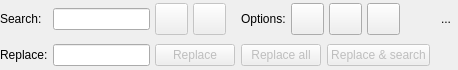
<?xml version="1.0" encoding="UTF-8"?>
<ui version="4.0">
 <class>SearchReplaceWidget</class>
 <widget class="QWidget" name="SearchReplaceWidget">
  <property name="geometry">
   <rect>
    <x>0</x>
    <y>0</y>
    <width>458</width>
    <height>70</height>
   </rect>
  </property>
  <property name="sizePolicy">
   <sizepolicy hsizetype="Expanding" vsizetype="Fixed">
    <horstretch>0</horstretch>
    <verstretch>0</verstretch>
   </sizepolicy>
  </property>
  <property name="windowTitle">
   <string>Form</string>
  </property>
  <layout class="QGridLayout" name="gridLayout">
   <property name="leftMargin">
    <number>0</number>
   </property>
   <property name="topMargin">
    <number>0</number>
   </property>
   <property name="rightMargin">
    <number>0</number>
   </property>
   <property name="bottomMargin">
    <number>0</number>
   </property>
   <property name="horizontalSpacing">
    <number>5</number>
   </property>
   <item row="0" column="0">
    <widget class="QLabel" name="search_lbl">
     <property name="minimumSize">
      <size>
       <width>0</width>
       <height>0</height>
      </size>
     </property>
     <property name="text">
      <string>Search:</string>
     </property>
    </widget>
   </item>
   <item row="0" column="1">
    <widget class="QLineEdit" name="search_edt">
     <property name="clearButtonEnabled">
      <bool>true</bool>
     </property>
    </widget>
   </item>
   <item row="0" column="2">
    <layout class="QHBoxLayout" name="horizontalLayout">
     <property name="spacing">
      <number>5</number>
     </property>
     <item>
      <widget class="QToolButton" name="previous_tb">
       <property name="enabled">
        <bool>false</bool>
       </property>
       <property name="sizePolicy">
        <sizepolicy hsizetype="Fixed" vsizetype="Preferred">
         <horstretch>0</horstretch>
         <verstretch>0</verstretch>
        </sizepolicy>
       </property>
       <property name="font">
        <font>
         <pointsize>8</pointsize>
        </font>
       </property>
       <property name="toolTip">
        <string>Find previous</string>
       </property>
       <property name="text">
        <string/>
       </property>
       <property name="icon">
        <iconset resource="../../res/resources.qrc">
         <normaloff>:/icons/icons/previous.png</normaloff>:/icons/icons/previous.png</iconset>
       </property>
       <property name="iconSize">
        <size>
         <width>25</width>
         <height>25</height>
        </size>
       </property>
       <property name="shortcut">
        <string>Shift+F3</string>
       </property>
       <property name="toolButtonStyle">
        <enum>Qt::ToolButtonStyle::ToolButtonIconOnly</enum>
       </property>
      </widget>
     </item>
     <item>
      <widget class="QToolButton" name="next_tb">
       <property name="enabled">
        <bool>false</bool>
       </property>
       <property name="sizePolicy">
        <sizepolicy hsizetype="Fixed" vsizetype="Preferred">
         <horstretch>0</horstretch>
         <verstretch>0</verstretch>
        </sizepolicy>
       </property>
       <property name="font">
        <font>
         <pointsize>8</pointsize>
        </font>
       </property>
       <property name="toolTip">
        <string>Find next</string>
       </property>
       <property name="text">
        <string/>
       </property>
       <property name="icon">
        <iconset resource="../../res/resources.qrc">
         <normaloff>:/icons/icons/next.png</normaloff>:/icons/icons/next.png</iconset>
       </property>
       <property name="iconSize">
        <size>
         <width>25</width>
         <height>25</height>
        </size>
       </property>
       <property name="shortcut">
        <string>F3</string>
       </property>
       <property name="toolButtonStyle">
        <enum>Qt::ToolButtonStyle::ToolButtonIconOnly</enum>
       </property>
      </widget>
     </item>
     <item>
      <widget class="QLabel" name="search_lbl_2">
       <property name="minimumSize">
        <size>
         <width>0</width>
         <height>0</height>
        </size>
       </property>
       <property name="text">
        <string>Options:</string>
       </property>
       <property name="margin">
        <number>0</number>
       </property>
       <property name="indent">
        <number>10</number>
       </property>
      </widget>
     </item>
     <item>
      <widget class="QToolButton" name="case_sensitive_tb">
       <property name="enabled">
        <bool>true</bool>
       </property>
       <property name="sizePolicy">
        <sizepolicy hsizetype="Fixed" vsizetype="Preferred">
         <horstretch>0</horstretch>
         <verstretch>0</verstretch>
        </sizepolicy>
       </property>
       <property name="font">
        <font>
         <pointsize>8</pointsize>
        </font>
       </property>
       <property name="toolTip">
        <string>Case sensitive</string>
       </property>
       <property name="text">
        <string/>
       </property>
       <property name="icon">
        <iconset resource="../../res/resources.qrc">
         <normaloff>:/icons/icons/casesensitive.png</normaloff>:/icons/icons/casesensitive.png</iconset>
       </property>
       <property name="iconSize">
        <size>
         <width>25</width>
         <height>25</height>
        </size>
       </property>
       <property name="checkable">
        <bool>true</bool>
       </property>
       <property name="toolButtonStyle">
        <enum>Qt::ToolButtonStyle::ToolButtonIconOnly</enum>
       </property>
      </widget>
     </item>
     <item>
      <widget class="QToolButton" name="regexp_tb">
       <property name="enabled">
        <bool>true</bool>
       </property>
       <property name="sizePolicy">
        <sizepolicy hsizetype="Fixed" vsizetype="Preferred">
         <horstretch>0</horstretch>
         <verstretch>0</verstretch>
        </sizepolicy>
       </property>
       <property name="font">
        <font>
         <pointsize>8</pointsize>
        </font>
       </property>
       <property name="toolTip">
        <string>Regular expression</string>
       </property>
       <property name="text">
        <string/>
       </property>
       <property name="icon">
        <iconset resource="../../res/resources.qrc">
         <normaloff>:/icons/icons/regexp.png</normaloff>:/icons/icons/regexp.png</iconset>
       </property>
       <property name="iconSize">
        <size>
         <width>25</width>
         <height>25</height>
        </size>
       </property>
       <property name="checkable">
        <bool>true</bool>
       </property>
       <property name="toolButtonStyle">
        <enum>Qt::ToolButtonStyle::ToolButtonIconOnly</enum>
       </property>
      </widget>
     </item>
     <item>
      <widget class="QToolButton" name="all_words_tb">
       <property name="enabled">
        <bool>true</bool>
       </property>
       <property name="sizePolicy">
        <sizepolicy hsizetype="Fixed" vsizetype="Preferred">
         <horstretch>0</horstretch>
         <verstretch>0</verstretch>
        </sizepolicy>
       </property>
       <property name="font">
        <font>
         <pointsize>8</pointsize>
        </font>
       </property>
       <property name="toolTip">
        <string>Whole words</string>
       </property>
       <property name="text">
        <string/>
       </property>
       <property name="icon">
        <iconset resource="../../res/resources.qrc">
         <normaloff>:/icons/icons/wholeword.png</normaloff>:/icons/icons/wholeword.png</iconset>
       </property>
       <property name="iconSize">
        <size>
         <width>25</width>
         <height>25</height>
        </size>
       </property>
       <property name="checkable">
        <bool>true</bool>
       </property>
       <property name="toolButtonStyle">
        <enum>Qt::ToolButtonStyle::ToolButtonIconOnly</enum>
       </property>
      </widget>
     </item>
     <item>
      <spacer name="horizontalSpacer_2">
       <property name="orientation">
        <enum>Qt::Orientation::Horizontal</enum>
       </property>
       <property name="sizeHint" stdset="0">
        <size>
         <width>40</width>
         <height>20</height>
        </size>
       </property>
      </spacer>
     </item>
     <item>
      <widget class="QToolButton" name="hide_tb">
       <property name="toolTip">
        <string>Hide this widget</string>
       </property>
       <property name="text">
        <string>...</string>
       </property>
       <property name="icon">
        <iconset resource="../../res/resources.qrc">
         <normaloff>:/icons/icons/closetab.png</normaloff>:/icons/icons/closetab.png</iconset>
       </property>
       <property name="iconSize">
        <size>
         <width>20</width>
         <height>20</height>
        </size>
       </property>
       <property name="autoRaise">
        <bool>true</bool>
       </property>
      </widget>
     </item>
    </layout>
   </item>
   <item row="1" column="0">
    <widget class="QLabel" name="replace_lbl">
     <property name="minimumSize">
      <size>
       <width>0</width>
       <height>0</height>
      </size>
     </property>
     <property name="text">
      <string>Replace:</string>
     </property>
    </widget>
   </item>
   <item row="1" column="1">
    <widget class="QLineEdit" name="replace_edt">
     <property name="clearButtonEnabled">
      <bool>true</bool>
     </property>
    </widget>
   </item>
   <item row="1" column="2">
    <widget class="QWidget" name="replace_btns_parent" native="true">
     <property name="minimumSize">
      <size>
       <width>0</width>
       <height>0</height>
      </size>
     </property>
     <layout class="QHBoxLayout" name="horizontalLayout_2">
      <property name="leftMargin">
       <number>0</number>
      </property>
      <property name="topMargin">
       <number>0</number>
      </property>
      <property name="rightMargin">
       <number>0</number>
      </property>
      <property name="bottomMargin">
       <number>0</number>
      </property>
      <item>
       <widget class="QPushButton" name="replace_tb">
        <property name="enabled">
         <bool>false</bool>
        </property>
        <property name="sizePolicy">
         <sizepolicy hsizetype="Fixed" vsizetype="Fixed">
          <horstretch>0</horstretch>
          <verstretch>0</verstretch>
         </sizepolicy>
        </property>
        <property name="toolTip">
         <string>Replace one occurrence</string>
        </property>
        <property name="text">
         <string>Replace</string>
        </property>
        <property name="iconSize">
         <size>
          <width>20</width>
          <height>20</height>
         </size>
        </property>
       </widget>
      </item>
      <item>
       <widget class="QPushButton" name="replace_all_tb">
        <property name="enabled">
         <bool>false</bool>
        </property>
        <property name="sizePolicy">
         <sizepolicy hsizetype="Fixed" vsizetype="Fixed">
          <horstretch>0</horstretch>
          <verstretch>0</verstretch>
         </sizepolicy>
        </property>
        <property name="toolTip">
         <string>Replace all occurrences</string>
        </property>
        <property name="text">
         <string>Replace all</string>
        </property>
        <property name="iconSize">
         <size>
          <width>20</width>
          <height>20</height>
         </size>
        </property>
       </widget>
      </item>
      <item>
       <widget class="QPushButton" name="replace_search_tb">
        <property name="enabled">
         <bool>false</bool>
        </property>
        <property name="sizePolicy">
         <sizepolicy hsizetype="Fixed" vsizetype="Fixed">
          <horstretch>0</horstretch>
          <verstretch>0</verstretch>
         </sizepolicy>
        </property>
        <property name="toolTip">
         <string>Replace the selection and find the next one</string>
        </property>
        <property name="text">
         <string>Replace &amp;&amp; search</string>
        </property>
        <property name="iconSize">
         <size>
          <width>20</width>
          <height>20</height>
         </size>
        </property>
       </widget>
      </item>
      <item>
       <spacer name="horizontalSpacer">
        <property name="orientation">
         <enum>Qt::Orientation::Horizontal</enum>
        </property>
        <property name="sizeHint" stdset="0">
         <size>
          <width>5</width>
          <height>20</height>
         </size>
        </property>
       </spacer>
      </item>
     </layout>
    </widget>
   </item>
  </layout>
 </widget>
 <tabstops>
  <tabstop>search_edt</tabstop>
  <tabstop>previous_tb</tabstop>
  <tabstop>next_tb</tabstop>
  <tabstop>replace_edt</tabstop>
  <tabstop>replace_tb</tabstop>
  <tabstop>replace_all_tb</tabstop>
  <tabstop>replace_search_tb</tabstop>
  <tabstop>hide_tb</tabstop>
 </tabstops>
 <resources>
  <include location="../../res/resources.qrc"/>
 </resources>
 <connections/>
</ui>
